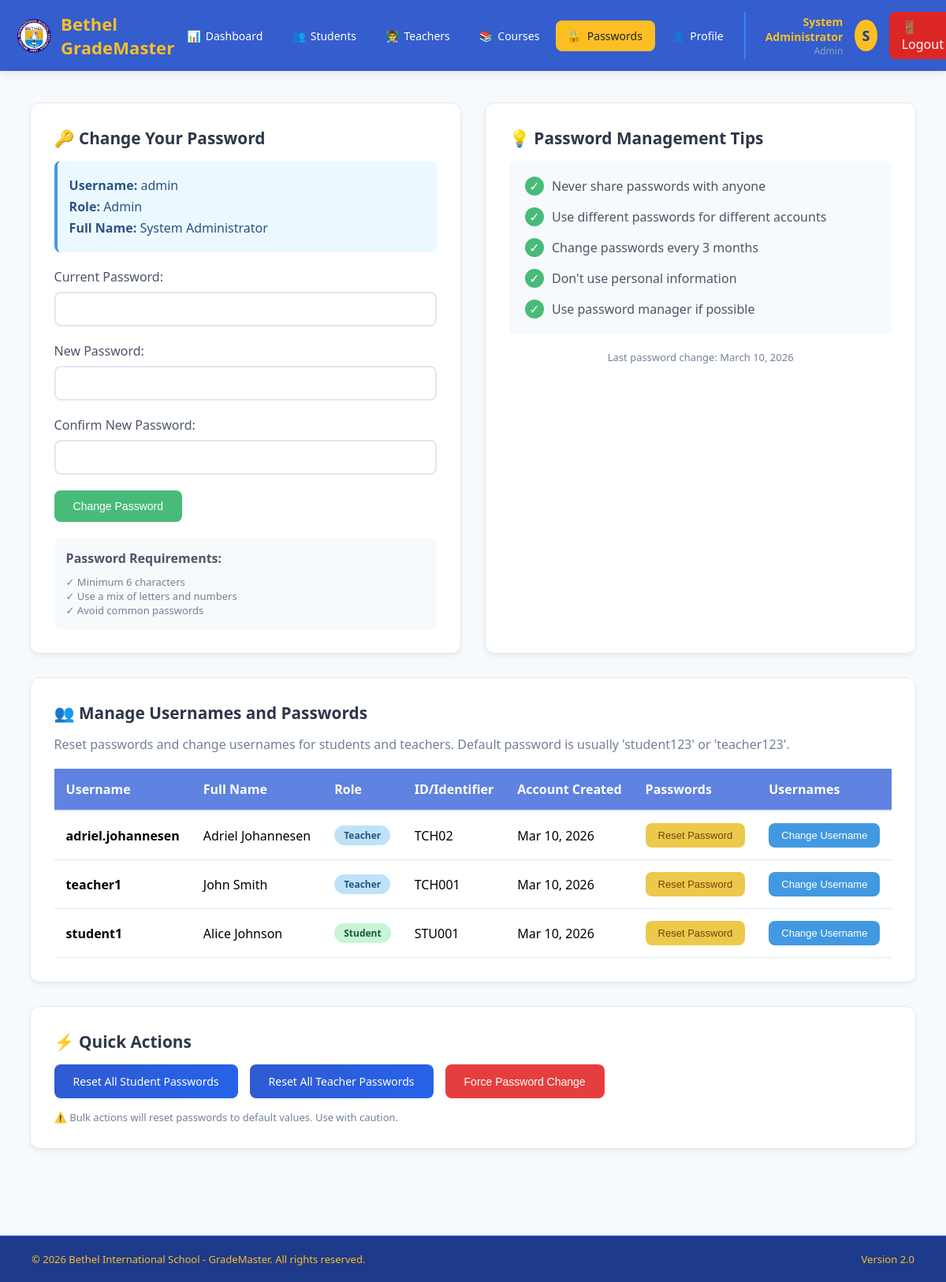
/manage_passwords.php (signed in), run on an earlier commit of the app's database.
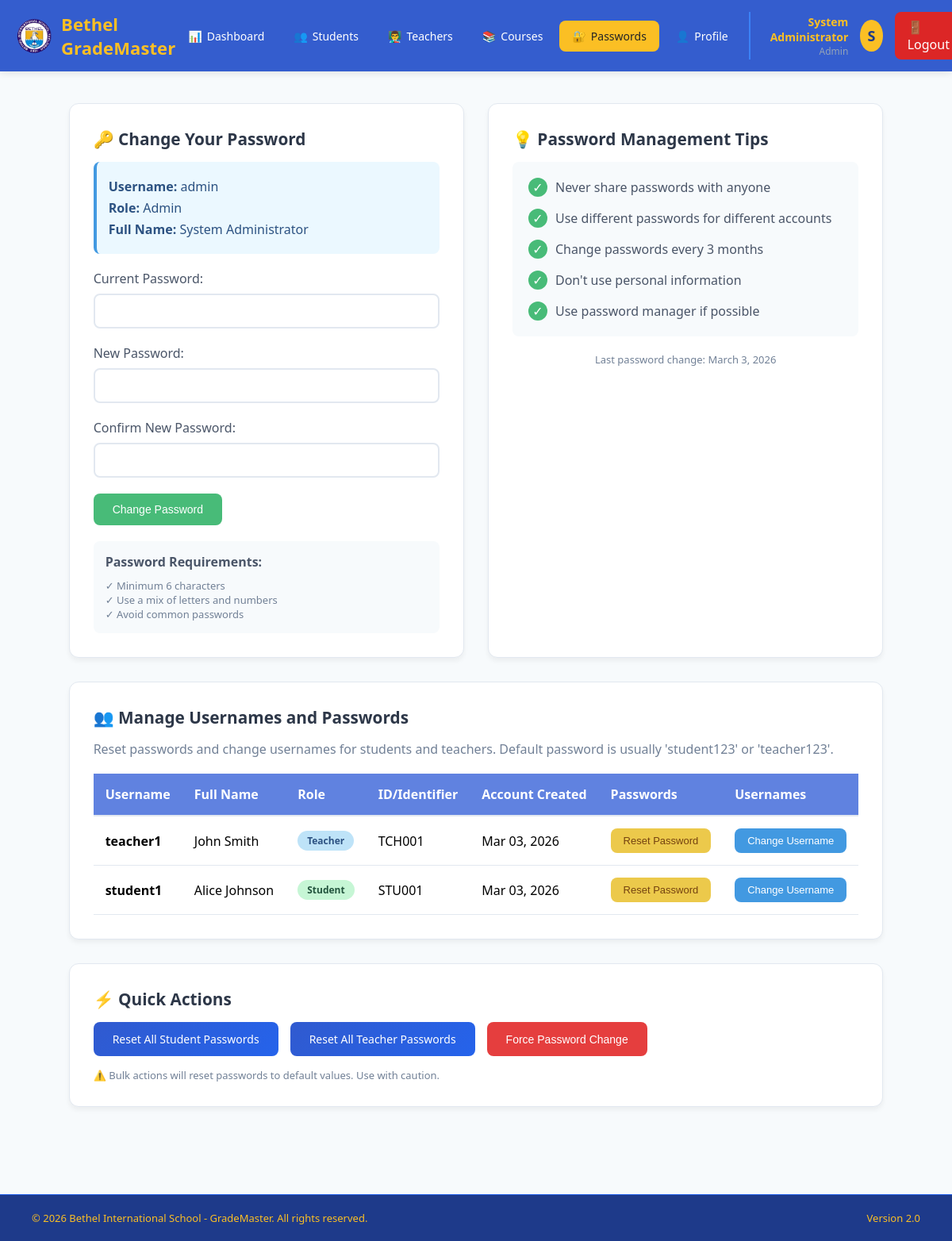
And on a later commit of the database.
### tables this page shows
CREATE TABLE `users` (
  `id` int(11) NOT NULL,
  `username` varchar(50) NOT NULL,
  `password` varchar(255) NOT NULL,
  `full_name` varchar(100) NOT NULL,
  `role` enum('admin','teacher','student') NOT NULL,
  `created_at` timestamp NOT NULL DEFAULT current_timestamp()
);

### manage_passwords.php (the view, shortened to what this page needs)
<?php
require_once 'config/database.php';
include 'includes/header.php';
$stmt = $pdo->prepare("
    SELECT u.id, u.username, u.full_name, u.role, u.created_at,
           CASE
               WHEN u.role = 'student' THEN (SELECT student_id FROM students WHERE user_id = u.id)
               WHEN u.role = 'teacher' THEN (SELECT teacher_id FROM teachers WHERE user_id = u.id)
               ELSE 'N/A'
           END as identifier
    FROM users u
    WHERE u.id != ?
    ORDER BY u.role, u.full_name
");
$stmt->execute([$_SESSION['user_id']]);
$users = $stmt->fetchAll();
$stmt = $pdo->prepare("SELECT * FROM users WHERE id = ?");
$stmt->execute([$_SESSION['user_id']]);
$current_user = $stmt->fetch();
?>
<!DOCTYPE html>
<html lang="en">
<head>
</head>
<body>
    <div class="container">
        <div class="grid-2">
            <div class="card">
                <h3>🔑 Change Your Password</h3>
                <div class="info-box">
                    <p><strong>Username:</strong> <?php echo htmlspecialchars($current_user['username']); ?></p>
                    <p><strong>Role:</strong> <?php echo ucfirst($current_user['role']); ?></p>
                    <p><strong>Full Name:</strong> <?php echo htmlspecialchars($current_user['full_name']); ?></p>
                </div>
                <form method="POST" action="" onsubmit="return validatePasswordForm()">
                    <div class="form-group">
                        <label for="current_password">Current Password:</label>
                        <input type="password" id="current_password" name="current_password" required>
                    </div>
                    <div class="form-group">
                        <label for="new_password">New Password:</label>
                        <input type="password" id="new_password" name="new_password" required onkeyup="checkPasswordStrength()">
                    </div>
                    <div class="form-group">
                        <label for="confirm_password">Confirm New Password:</label>
                        <input type="password" id="confirm_password" name="confirm_password" required onkeyup="checkPasswordMatch()">
                    </div>
                    <button type="submit" name="change_self_password" class="btn btn-success">Change Password</button>
                </form>
                <div style="margin-top: 20px; padding: 15px; background: #f7fafc; border-radius: 8px;">
                    <h4 style="margin-bottom: 10px; color: #4a5568;">Password Requirements:</h4>
                    <ul style="list-style: none; color: #718096; font-size: 13px;">
                        <li>✓ Minimum 6 characters</li>
                        <li>✓ Use a mix of letters and numbers</li>
                        <li>✓ Avoid common passwords</li>
                    </ul>
                </div>
            </div>
            <div class="card">
                <h3>💡 Password Management Tips</h3>
                <div style="background: #f7fafc; padding: 20px; border-radius: 8px;">
                    <ul style="list-style: none; color: #4a5568;">
                        <li style="margin-bottom: 15px; display: flex; align-items: center;">
                            <span style="background: #48bb78; color: white; width: 24px; height: 24px; border-radius: 50%; display: inline-flex; align-items: center; justify-content: center; margin-right: 10px;">✓</span>
                            Never share passwords with anyone
                        </li>
                        <li style="margin-bottom: 15px; display: flex; align-items: center;">
                            <span style="background: #48bb78; color: white; width: 24px; height: 24px; border-radius: 50%; display: inline-flex; align-items: center; justify-content: center; margin-right: 10px;">✓</span>
                            Use different passwords for different accounts
                        </li>
                        <li style="margin-bottom: 15px; display: flex; align-items: center;">
                            <span style="background: #48bb78; color: white; width: 24px; height: 24px; border-radius: 50%; display: inline-flex; align-items: center; justify-content: center; margin-right: 10px;">✓</span>
                            Change passwords every 3 months
                        </li>
                        <li style="margin-bottom: 15px; display: flex; align-items: center;">
                            <span style="background: #48bb78; color: white; width: 24px; height: 24px; border-radius: 50%; display: inline-flex; align-items: center; justify-content: center; margin-right: 10px;">✓</span>
                            Don't use personal information
                        </li>
                        <li style="display: flex; align-items: center;">
                            <span style="background: #48bb78; color: white; width: 24px; height: 24px; border-radius: 50%; display: inline-flex; align-items: center; justify-content: center; margin-right: 10px;">✓</span>
                            Use password manager if possible
                        </li>
                    </ul>
                </div>
                <div style="margin-top: 20px; text-align: center;">
                    <p style="color: #718096; font-size: 13px;">
                        Last password change: <?php echo date('F j, Y', strtotime($current_user['created_at'])); ?>
                    </p>
                </div>
            </div>
        </div>
        <div class="card">
            <h3>👥 Manage Usernames and Passwords</h3>
            <p style="color: #718096; margin-bottom: 20px;">Reset passwords and change usernames for students and teachers. Default password is usually 'student123' or 'teacher123'.</p>
            <?php if (count($users) > 0): ?>
                <table>
                    <thead>
                        <tr>
                            <th>Username</th>
                            <th>Full Name</th>
                            <th>Role</th>
                            <th>ID/Identifier</th>
                            <th>Account Created</th>
                            <th>Passwords</th>
                            <th>Usernames</th>
                        </tr>
                    </thead>
                    <tbody>
                        <?php foreach ($users as $user): ?>
                        <tr>
                            <td><strong><?php echo htmlspecialchars($user['username']); ?></strong></td>
                            <td><?php echo htmlspecialchars($user['full_name']); ?></td>
                            <td>
                                <span class="badge badge-<?php echo $user['role']; ?>">
                                    <?php echo ucfirst($user['role']); ?>
                                </span>
                            </td>
                            <td><?php echo htmlspecialchars($user['identifier'] ?: 'N/A'); ?></td>
                            <td><?php echo date('M d, Y', strtotime($user['created_at'])); ?></td>
                            <td>
                                <button class="btn btn-warning btn-sm" onclick="toggleResetForm(<?php echo $user['id']; ?>)">
                                    Reset Password
                                </button>
                            </td>
                            <td>
                                <button class="btn btn-sm" style="background: #4299e1; color: white;" onclick="toggleUsernameForm(<?php echo $user['id']; ?>)">
                                    Change Username
                                </button>
                            </td>
                        </tr>
                        <?php endforeach; ?>
                    </tbody>
                </table>
            <?php else: ?>
                <p style="text-align: center; padding: 30px; color: #718096; background: #f7fafc; border-radius: 8px;">
                    No other users found in the system.
                </p>
            <?php endif; ?>
        </div>
        <div class="card">
            <h3>⚡ Quick Actions</h3>
            <div style="display: flex; gap: 15px; flex-wrap: wrap;">
                <a href="bulk_password_reset.php?role=student" class="btn" onclick="return confirm('This will reset ALL student passwords to \'student123\'. Continue?')">Reset All Student Passwords</a>
                <a href="bulk_password_reset.php?role=teacher" class="btn" onclick="return confirm('This will reset ALL teacher passwords to \'teacher123\'. Continue?')">Reset All Teacher Passwords</a>
                <button class="btn btn-danger" onclick="alert('This feature requires additional database setup. Contact your administrator.')">Force Password Change</button>
            </div>
            <p style="color: #718096; margin-top: 15px; font-size: 13px;">
                ⚠️ Bulk actions will reset passwords to default values. Use with caution.
            </p>
        </div>
    </div>
</body>
</html>
<?php include 'includes/footer.php'; ?>

### includes/header.php (shortened to what this page needs)
<?php
$current_page = basename($_SERVER['PHP_SELF']);
$role = $_SESSION['role'] ?? 'guest';
$full_name = $_SESSION['full_name'] ?? 'User';
function isActive($page) {
    global $current_page;
    return $current_page == $page ? 'active' : '';
}
?>
<!DOCTYPE html>
<html lang="en">
<head>
</head>
<body>
    <div class="header">
        <div class="nav-container">
            <div class="logo">
                <?php
                if (file_exists('assets/betterbethel.png')) {
                    echo '<img src="assets/betterbethel.png" alt="Bethel School">';
                } elseif (file_exists('betterbethel.png')) {
                    echo '<img src="betterbethel.png" alt="Bethel School">';
                } elseif (file_exists('assets/bethel.png')) {
                    echo '<img src="assets/bethel.png" alt="Bethel School">';
                } elseif (file_exists('assets/bethel.jpg')) {
                    echo '<img src="assets/bethel.jpg" alt="Bethel School">';
                } else {
                    echo '<span style="font-size: 32px;">🏫</span>';
                }
                ?>
                <span class="logo-text">Bethel GradeMaster</span>
            </div>
            <div class="nav-links">
                <a href="dashboard.php" class="<?php echo isActive('dashboard.php'); ?>">
                    <span>📊</span> Dashboard
                </a>
                <?php if ($role == 'admin'): ?>
                    <a href="manage_students.php" class="<?php echo isActive('manage_students.php'); ?>">
                        <span>👥</span> Students
                    </a>
                    <a href="manage_teachers.php" class="<?php echo isActive('manage_teachers.php'); ?>">
                        <span>👨‍🏫</span> Teachers
                    </a>
                    <a href="manage_courses.php" class="<?php echo isActive('manage_courses.php'); ?>">
                        <span>📚</span> Courses
                    </a>
                    <a href="manage_passwords.php" class="<?php echo isActive('manage_passwords.php'); ?>">
                        <span>🔐</span> Passwords
                    </a>
                <?php endif; ?>
                <a href="view_profile.php" class="<?php echo isActive('view_profile.php'); ?>">
                    <span>👤</span> Profile
                </a>
            </div>
            <div class="user-menu">
                <div class="user-info">
                    <div class="user-name"><?php echo htmlspecialchars($full_name); ?></div>
                    <div class="user-role"><?php echo ucfirst($role); ?></div>
                </div>
                <div class="user-avatar" onclick="window.location.href='view_profile.php'">
                    <?php echo strtoupper(substr($full_name, 0, 1)); ?>
                </div>
                <a href="logout.php" class="logout-btn" style="padding: 8px 16px; text-decoration: none; border-radius: 8px;">🚪 Logout</a>
            </div>
        </div>
    </div>

### includes/footer.php
<div style="background: #1e3a8a; padding: 20px; margin-top: 40px; border-top: 1px solid #2563eb;">
    <div style="max-width: 1400px; margin: 0 auto; padding: 0 20px; display: flex; justify-content: space-between; align-items: center; color: #fbbf24; font-size: 13px;">
        <div>© <?php echo date('Y'); ?> Bethel International School - GradeMaster. All rights reserved.</div>
        <div>Version 2.0</div>
    </div>
</div>

### includes/header.php (style rules this page uses)
* { margin: 0; padding: 0; box-sizing: border-box; }
body { font-family: 'Segoe UI', Tahoma, Geneva, Verdana, sans-serif; background: #f0f4f8; min-height: 100vh; display: flex; flex-direction: column; }
.header { background: #345dce; padding: 15px 0; box-shadow: 0 2px 10px rgba(0,0,0,0.1); position: sticky; top: 0; z-index: 1000; }
.nav-container { max-width: 1400px; margin: 0 auto; padding: 0 20px; display: flex; justify-content: space-between; align-items: center; }
.logo { display: flex; align-items: center; gap: 12px; }
.logo img { height: 45px; width: auto; }
.logo-text { font-size: 22px; font-weight: bold; color: #fbbf24; letter-spacing: 0.1px; }
.nav-links { display: flex; align-items: center; gap: 5px; }
.nav-links a { text-decoration: none; color: #ffffff; padding: 10px 16px; border-radius: 8px; font-size: 14px; font-weight: 500; transition: all 0.3s; display: flex; align-items: center; gap: 6px; }
.nav-links a.active { background: #fbbf24; color: #232427; }
.user-menu { display: flex; align-items: center; gap: 15px; margin-left: 10px; padding-left: 15px; border-left: 2px solid #3b82f6; }
.user-info { text-align: right; }
.user-name { font-weight: 600; color: #fbbf24; font-size: 14px; }
.user-role { font-size: 12px; color: #94a3b8; text-transform: capitalize; }
.user-avatar { width: 40px; height: 40px; border-radius: 50%; background: #fbbf24; display: flex; align-items: center; justify-content: center; color: #1e3a8a; font-weight: bold; font-size: 18px; cursor: pointer; transition: transform 0.3s; }
.logout-btn { background: #dc2626 !important; color: white !important; }
.container { max-width: 1400px; margin: 30px auto; padding: 0 20px; flex: 1; }

### manage_passwords.php (style rules this page uses)
* { margin: 0; padding: 0; box-sizing: border-box; }
body { font-family: 'Segoe UI', Tahoma, Geneva, Verdana, sans-serif; background: #f7fafc; }
.container { max-width: 1400px; margin: 40px auto; padding: 0 20px; }
.card { background: white; border-radius: 12px; box-shadow: 0 4px 6px rgba(0,0,0,0.05); padding: 30px; margin-bottom: 30px; border: 1px solid #e2e8f0; transition: transform 0.2s, box-shadow 0.2s; }
h3 { color: #2d3748; margin-bottom: 15px; font-size: 1.3em; }
.form-group { margin-bottom: 20px; }
.form-group label { display: block; margin-bottom: 8px; color: #4a5568; font-weight: 500; }
.form-group input, .form-group select { width: 100%; padding: 12px; border: 2px solid #e2e8f0; border-radius: 8px; font-size: 14px; transition: border-color 0.3s; }
.btn { display: inline-block; padding: 12px 24px; background: linear-gradient(135deg, #305acf 0%, #2563eb 100%); color: white; text-decoration: none; border-radius: 8px; border: none; cursor: pointer; font-size: 14px; font-weight: 500; transition: background 0.3s; }
.btn-success { background: #48bb78; }
.btn-danger { background: #e53e3e; }
.btn-warning { background: #ecc94b; color: #744210; }
table { width: 100%; border-collapse: collapse; margin-top: 20px; }
th { background: #6082e0; color: #ffffff; padding: 15px; text-align: left; font-weight: 600; border-bottom: 2px solid #e2e8f0; }
td { padding: 15px; border-bottom: 1px solid #e2e8f0; }
.badge { display: inline-block; padding: 4px 12px; border-radius: 20px; font-size: 12px; font-weight: 600; }
.badge-teacher { background: #bee3f8; color: #2c5282; }
.badge-student { background: #c6f6d5; color: #22543d; }
.grid-2 { display: grid; grid-template-columns: 1fr 1fr; gap: 30px; }
.info-box { background: #ebf8ff; border-left: 4px solid #4299e1; padding: 15px; border-radius: 8px; margin-bottom: 20px; }
.info-box p { margin: 5px 0; color: #2c5282; }
.btn-sm { padding: 8px 16px; font-size: 13px; }

What changed in the data, as far as the page shows it:
removed users: username "adriel.johannesen", full_name "Adriel Johannesen", role "Teacher", identifier "TCH02", created_at "Mar 10, 2026"
changed users "admin": created_at "March 10, 2026" → "March 3, 2026"
changed users "teacher1": created_at "Mar 10, 2026" → "Mar 03, 2026"
changed users "student1": created_at "Mar 10, 2026" → "Mar 03, 2026"
